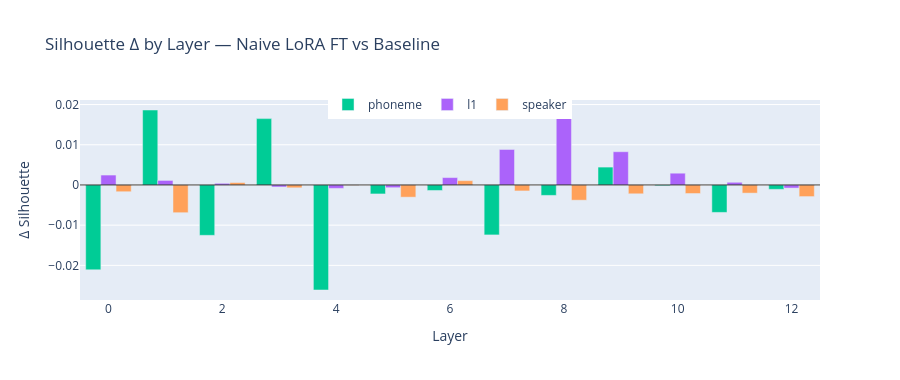
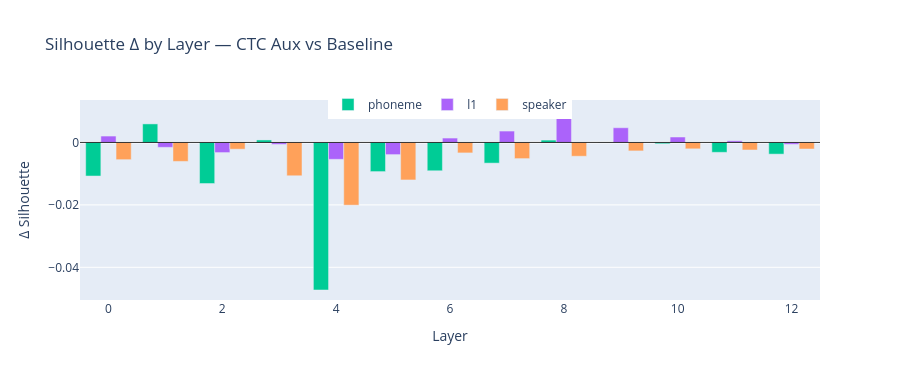

Notebook code cell kept with these figures, in order:
### Markdown cell above
---
# Section 4 — Delta: Fine-tuned vs Baseline

### Code cell
# For each non-baseline model, show LoRA-improvement delta tables + bar charts
for ft_key in [k for k in MODELS if k != "baseline"]:
    if "baseline" not in raw:
        continue
    ft_label = MODEL_STYLES.get(ft_key, {}).get("label", ft_key)
    display(HTML(f"<h3>{ft_label} − Baseline Delta (positive = improvement)</h3>"))

    for label_type in LABEL_TYPES:
        base = df[(df["model"] == "baseline") & (df["label_type"] == label_type)].set_index("layer")
        ft   = df[(df["model"] == ft_key)     & (df["label_type"] == label_type)].set_index("layer")
        if ft.empty:
            continue
        delta = pd.DataFrame(index=LAYERS)
        for metric, (title, note) in METRICS.items():
            sign = -1 if "↓" in note else 1
            delta[title] = sign * (ft[metric] - base[metric])
        delta.index.name = "Layer"
        display(HTML(f"<b>{label_type}</b>"))
        display(delta.style.format("{:+.4f}")
                .background_gradient(cmap="RdYlGn", axis=None))

    # Bar chart: silhouette delta by label_type
    fig = go.Figure()
    for lt in LABEL_TYPES:
        base = df[(df["model"] == "baseline") & (df["label_type"] == lt)].sort_values("layer")
        ft   = df[(df["model"] == ft_key)     & (df["label_type"] == lt)].sort_values("layer")
        if ft.empty:
            continue
        delta = ft["silhouette"].values - base["silhouette"].values
        fig.add_trace(go.Bar(
            x=LAYERS, y=delta.tolist(), name=lt,
            marker_color=LABEL_COLORS[lt],
        ))
    fig.add_hline(y=0, line_color="black", line_width=0.8)
    fig.update_layout(
        title=f"Silhouette Δ by Layer — {ft_label} vs Baseline",
        barmode="group", height=380,
        legend=dict(orientation="h", y=1.05, xanchor="center", x=0.5),
    )
    fig.update_xaxes(title_text="Layer")
    fig.update_yaxes(title_text="Δ Silhouette")
    fig.show()

### Figure 1 — Plotly figure (JSON) as saved in the notebook; plotly's stock layout.template omitted (floating-point values rounded to 4 significant figures)
{"data": [{"marker": {"color": "#00CC96"}, "name": "phoneme", "type": "bar", "x": [0, 1, 2, 3, 4, 5, 6, 7, 8, 9, 10, 11, 12], "y": [-0.02111, 0.01864, -0.01253, 0.0165, -0.02612, -0.002238, -0.001375, -0.01243, -0.002597, 0.004443, -0.0001882, -0.006828, -0.001091]}, {"marker": {"color": "#AB63FA"}, "name": "l1", "type": "bar", "x": [0, 1, 2, 3, 4, 5, 6, 7, 8, 9, 10, 11, 12], "y": [0.002461, 0.001125, 0.0004092, -0.0005028, -0.000848, -0.0006796, 0.001836, 0.008825, 0.01815, 0.008268, 0.002923, 0.000665, -0.0007751]}, {"marker": {"color": "#FFA15A"}, "name": "speaker", "type": "bar", "x": [0, 1, 2, 3, 4, 5, 6, 7, 8, 9, 10, 11, 12], "y": [-0.001684, -0.006899, 0.0006002, -0.0007105, -8.208e-05, -0.00304, 0.00107, -0.001488, -0.00379, -0.002199, -0.002132, -0.002033, -0.002893]}], "layout": {"barmode": "group", "height": 380, "legend": {"orientation": "h", "x": 0.5, "xanchor": "center", "y": 1.05}, "shapes": [{"line": {"color": "black", "width": 0.8}, "type": "line", "x0": 0, "x1": 1, "xref": "x domain", "y0": 0, "y1": 0, "yref": "y"}], "title": {"text": "Silhouette Δ by Layer — Naive LoRA FT vs Baseline"}, "xaxis": {"title": {"text": "Layer"}}, "yaxis": {"title": {"text": "Δ Silhouette"}}}}

### Figure 2 — Plotly figure (JSON) as saved in the notebook; plotly's stock layout.template omitted (floating-point values rounded to 4 significant figures)
{"data": [{"marker": {"color": "#00CC96"}, "name": "phoneme", "type": "bar", "x": [0, 1, 2, 3, 4, 5, 6, 7, 8, 9, 10, 11, 12], "y": [-0.01076, 0.005939, -0.01316, 0.0007978, -0.04727, -0.009338, -0.009078, -0.006629, 0.0007584, -5.756e-07, -0.0004239, -0.003167, -0.003748]}, {"marker": {"color": "#AB63FA"}, "name": "l1", "type": "bar", "x": [0, 1, 2, 3, 4, 5, 6, 7, 8, 9, 10, 11, 12], "y": [0.002046, -0.001567, -0.003244, -0.0006172, -0.005409, -0.003895, 0.001406, 0.003646, 0.01039, 0.004709, 0.001742, 0.0005217, -0.0006012]}, {"marker": {"color": "#FFA15A"}, "name": "speaker", "type": "bar", "x": [0, 1, 2, 3, 4, 5, 6, 7, 8, 9, 10, 11, 12], "y": [-0.005517, -0.006074, -0.002157, -0.01067, -0.0201, -0.01202, -0.003351, -0.005178, -0.004418, -0.002708, -0.00205, -0.002417, -0.002111]}], "layout": {"barmode": "group", "height": 380, "legend": {"orientation": "h", "x": 0.5, "xanchor": "center", "y": 1.05}, "shapes": [{"line": {"color": "black", "width": 0.8}, "type": "line", "x0": 0, "x1": 1, "xref": "x domain", "y0": 0, "y1": 0, "yref": "y"}], "title": {"text": "Silhouette Δ by Layer — CTC Aux vs Baseline"}, "xaxis": {"title": {"text": "Layer"}}, "yaxis": {"title": {"text": "Δ Silhouette"}}}}
